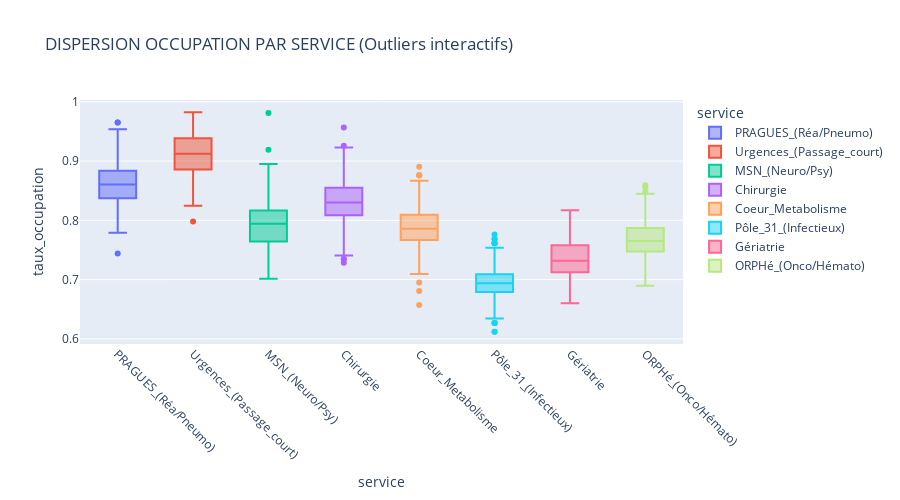

The code cell stored with this chart in its notebook:
### Code cell
fig5 = px.box(df_lits, x='service', y='taux_occupation',
              title=" DISPERSION OCCUPATION PAR SERVICE (Outliers interactifs)",
              color='service')
fig5.update_layout(height=500, xaxis_tickangle=45)
fig5.show()

### Figure 1 — Plotly figure (JSON) as saved in the notebook; plotly's stock layout.template omitted (floating-point values rounded to 4 significant figures; data arrays with more than 128 entries replaced by an {"elided": "..."} marker saying what was removed)
{"data": [{"alignmentgroup": "True", "hovertemplate": "service=%{x}<br>taux_occupation=%{y}<extra></extra>", "legendgroup": "PRAGUES_(Réa/Pneumo)", "marker": {"color": "#636efa"}, "name": "PRAGUES_(Réa/Pneumo)", "notched": false, "offsetgroup": "PRAGUES_(Réa/Pneumo)", "orientation": "v", "showlegend": true, "type": "box", "x": {"elided": "366 str values"}, "x0": " ", "xaxis": "x", "y": {"elided": "366 float values"}, "y0": " ", "yaxis": "y"}, {"alignmentgroup": "True", "hovertemplate": "service=%{x}<br>taux_occupation=%{y}<extra></extra>", "legendgroup": "Urgences_(Passage_court)", "marker": {"color": "#EF553B"}, "name": "Urgences_(Passage_court)", "notched": false, "offsetgroup": "Urgences_(Passage_court)", "orientation": "v", "showlegend": true, "type": "box", "x": {"elided": "366 str values"}, "x0": " ", "xaxis": "x", "y": {"elided": "366 float values"}, "y0": " ", "yaxis": "y"}, {"alignmentgroup": "True", "hovertemplate": "service=%{x}<br>taux_occupation=%{y}<extra></extra>", "legendgroup": "MSN_(Neuro/Psy)", "marker": {"color": "#00cc96"}, "name": "MSN_(Neuro/Psy)", "notched": false, "offsetgroup": "MSN_(Neuro/Psy)", "orientation": "v", "showlegend": true, "type": "box", "x": {"elided": "732 str values"}, "x0": " ", "xaxis": "x", "y": {"elided": "732 float values"}, "y0": " ", "yaxis": "y"}, {"alignmentgroup": "True", "hovertemplate": "service=%{x}<br>taux_occupation=%{y}<extra></extra>", "legendgroup": "Chirurgie", "marker": {"color": "#ab63fa"}, "name": "Chirurgie", "notched": false, "offsetgroup": "Chirurgie", "orientation": "v", "showlegend": true, "type": "box", "x": {"elided": "366 str values"}, "x0": " ", "xaxis": "x", "y": {"elided": "366 float values"}, "y0": " ", "yaxis": "y"}, {"alignmentgroup": "True", "hovertemplate": "service=%{x}<br>taux_occupation=%{y}<extra></extra>", "legendgroup": "Coeur_Metabolisme", "marker": {"color": "#FFA15A"}, "name": "Coeur_Metabolisme", "notched": false, "offsetgroup": "Coeur_Metabolisme", "orientation": "v", "showlegend": true, "type": "box", "x": {"elided": "366 str values"}, "x0": " ", "xaxis": "x", "y": {"elided": "366 float values"}, "y0": " ", "yaxis": "y"}, {"alignmentgroup": "True", "hovertemplate": "service=%{x}<br>taux_occupation=%{y}<extra></extra>", "legendgroup": "Pôle_31_(Infectieux)", "marker": {"color": "#19d3f3"}, "name": "Pôle_31_(Infectieux)", "notched": false, "offsetgroup": "Pôle_31_(Infectieux)", "orientation": "v", "showlegend": true, "type": "box", "x": {"elided": "366 str values"}, "x0": " ", "xaxis": "x", "y": {"elided": "366 float values"}, "y0": " ", "yaxis": "y"}, {"alignmentgroup": "True", "hovertemplate": "service=%{x}<br>taux_occupation=%{y}<extra></extra>", "legendgroup": "Gériatrie", "marker": {"color": "#FF6692"}, "name": "Gériatrie", "notched": false, "offsetgroup": "Gériatrie", "orientation": "v", "showlegend": true, "type": "box", "x": {"elided": "366 str values"}, "x0": " ", "xaxis": "x", "y": {"elided": "366 float values"}, "y0": " ", "yaxis": "y"}, {"alignmentgroup": "True", "hovertemplate": "service=%{x}<br>taux_occupation=%{y}<extra></extra>", "legendgroup": "ORPHé_(Onco/Hémato)", "marker": {"color": "#B6E880"}, "name": "ORPHé_(Onco/Hémato)", "notched": false, "offsetgroup": "ORPHé_(Onco/Hémato)", "orientation": "v", "showlegend": true, "type": "box", "x": {"elided": "366 str values"}, "x0": " ", "xaxis": "x", "y": {"elided": "366 float values"}, "y0": " ", "yaxis": "y"}], "layout": {"boxmode": "overlay", "height": 500, "legend": {"title": {"text": "service"}, "tracegroupgap": 0}, "title": {"text": " DISPERSION OCCUPATION PAR SERVICE (Outliers interactifs)"}, "xaxis": {"anchor": "y", "categoryarray": ["PRAGUES_(Réa/Pneumo)", "Urgences_(Passage_court)", "MSN_(Neuro/Psy)", "Chirurgie", "Coeur_Metabolisme", "Pôle_31_(Infectieux)", "Gériatrie", "ORPHé_(Onco/Hémato)"], "categoryorder": "array", "domain": [0, 1], "tickangle": 45, "title": {"text": "service"}}, "yaxis": {"anchor": "x", "domain": [0, 1], "title": {"text": "taux_occupation"}}}}
